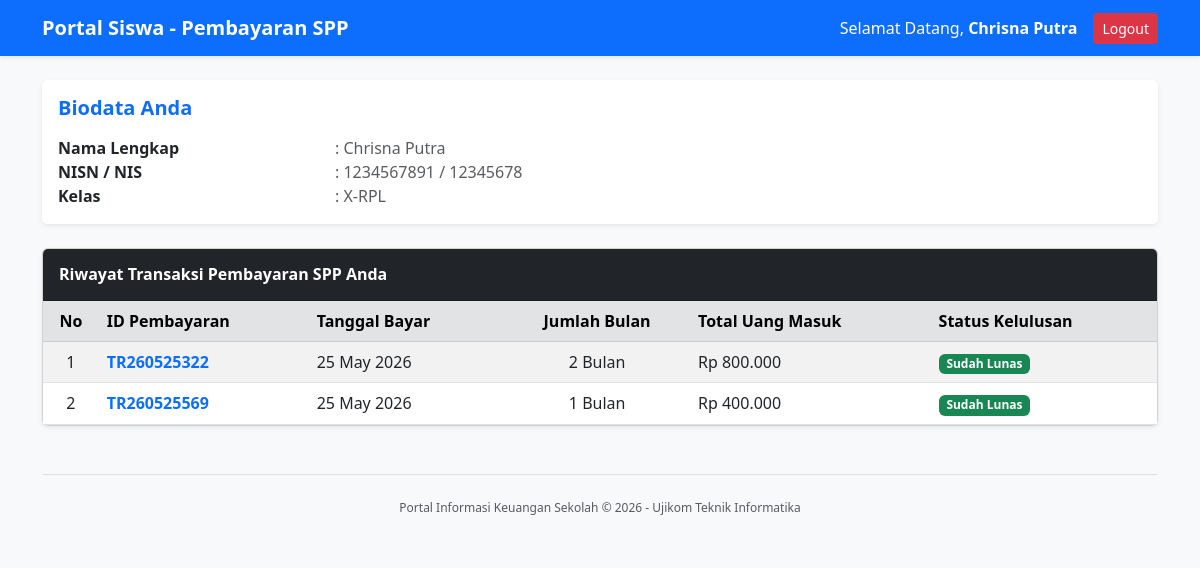
The app's page /siswa/histori_pembayaran.php (signed in) with its own data.
### tables this page shows
CREATE TABLE `tb_siswa` (
  `nisn` varchar(10) NOT NULL,
  `nis` varchar(8) NOT NULL,
  `nama` varchar(50) NOT NULL,
  `id_kelas` varchar(11) NOT NULL,
  `nama_kelas` varchar(10) NOT NULL,
  `alamat` text NOT NULL,
  `no_telp` varchar(13) NOT NULL,
  `id_spp` varchar(40) NOT NULL
);

CREATE TABLE `tb_pembayaran` (
  `id_pembayaran` varchar(11) NOT NULL,
  `status` enum('Belum Lunas','Sudah Lunas') NOT NULL,
  `nisn` varchar(10) NOT NULL,
  `tgl_bayar` date NOT NULL,
  `tgl_terakhir_bayar` date NOT NULL,
  `batas_pembayaran` date NOT NULL,
  `jumlah_bulan` varchar(10) NOT NULL,
  `id_spp` varchar(40) NOT NULL,
  `nominal_bayar` varchar(100) NOT NULL,
  `jumlah_bayar` varchar(40) NOT NULL,
  `kembalian` varchar(100) NOT NULL
);

### siswa/histori_pembayaran.php (the view, shortened to what this page needs)
<?php
include '../config/koneksi.php';
$nama_siswa_login = $_SESSION['nama_petugas'];
$cari_siswa = mysqli_query($koneksi, "SELECT nisn, nis, nama, nama_kelas FROM tb_siswa WHERE nama = '$nama_siswa_login'");
$data_siswa = mysqli_fetch_assoc($cari_siswa);
if ($data_siswa) {
    $nisn_siswa = $data_siswa['nisn'];
    $query_transaksi = mysqli_query($koneksi, "SELECT * FROM tb_pembayaran WHERE nisn = '$nisn_siswa' ORDER BY tgl_bayar DESC");
} else {
    die("Data profil siswa tidak ditemukan di sistem database.");
}
?>
<!DOCTYPE html>
<html lang="id">
<head>
    <link href="https://cdn.jsdelivr.net/npm/bootstrap@5.3.0/dist/css/bootstrap.min.css" rel="stylesheet">
</head>
<body class="bg-light">
<nav class="navbar navbar-expand-lg navbar-dark bg-primary mb-4 shadow-sm">
  <div class="container">
    <a class="navbar-brand fw-bold" href="#">Portal Siswa - Pembayaran SPP</a>
    <div class="d-flex align-items-center text-white">
        <span class="me-3">Selamat Datang, <strong><?= $data_siswa['nama']; ?></strong></span>
        <a href="../auth/logout.php" class="btn btn-danger btn-sm" onclick="return confirm('Yakin ingin keluar dari portal siswa?')">Logout</a>
    </div>
  </div>
</nav>
<div class="container">
    <div class="row mb-4">
        <div class="col-md-12">
            <div class="card shadow-sm border-0">
                <div class="card-body bg-white rounded">
                    <h5 class="card-title text-primary fw-bold mb-3">Biodata Anda</h5>
                    <div class="row">
                        <div class="col-md-3"><strong>Nama Lengkap</strong></div>
                        <div class="col-md-9 text-muted">: <?= $data_siswa['nama']; ?></div>
                        <div class="col-md-3"><strong>NISN / NIS</strong></div>
                        <div class="col-md-9 text-muted">: <?= $data_siswa['nisn']; ?> / <?= $data_siswa['nis']; ?></div>
                        <div class="col-md-3"><strong>Kelas</strong></div>
                        <div class="col-md-9 text-muted">: <?= $data_siswa['nama_kelas']; ?></div>
                    </div>
                </div>
            </div>
        </div>
    </div>
    <div class="row">
        <div class="col-md-12">
            <div class="card shadow-sm">
                <div class="card-header bg-dark text-white py-3">
                    <h6 class="mb-0 fw-bold">Riwayat Transaksi Pembayaran SPP Anda</h6>
                </div>
                <div class="card-body p-0">
                    <div class="table-responsive">
                        <table class="table table-striped table-hover mb-0 align-middle">
                            <thead class="table-secondary">
                                <tr>
                                    <th width="5%" class="text-center">No</th>
                                    <th>ID Pembayaran</th>
                                    <th>Tanggal Bayar</th>
                                    <th class="text-center">Jumlah Bulan</th>
                                    <th>Total Uang Masuk</th>
                                    <th>Status Kelulusan</th>
                                </tr>
                            </thead>
                            <tbody>
                                <?php
                                $no = 1;
                                if (mysqli_num_rows($query_transaksi) == 0) :
                                ?>
                                    <tr>
                                        <td colspan="6" class="text-center text-muted py-4">Anda belum memiliki riwayat transaksi pembayaran SPP.</td>
                                    </tr>
                                <?php else : ?>
                                    <?php while ($transaksi = mysqli_fetch_assoc($query_transaksi)) : ?>
                                    <tr>
                                        <td class="text-center"><?= $no++; ?></td>
                                        <td><span class="fw-bold text-primary"><?= $transaksi['id_pembayaran']; ?></span></td>
                                        <td><?= date("d F Y", strtotime($transaksi['tgl_bayar'])); ?></td>
                                        <td class="text-center"><?= $transaksi['jumlah_bulan']; ?> Bulan</td>
                                        <td>Rp <?= number_format($transaksi['nominal_bayar'], 0, ',', '.'); ?></td>
                                        <td><span class="badge bg-success"><?= $transaksi['status']; ?></span></td>
                                    </tr>
                                    <?php endwhile; ?>
                                <?php endif; ?>
                            </tbody>
                        </table>
                    </div>
                </div>
            </div>
        </div>
    </div>
    <footer class="text-center text-muted py-4 mt-5 border-top" style="font-size: 12px;">
        Portal Informasi Keuangan Sekolah &copy; 2026 - Ujikom Teknik Informatika
    </footer>
</div>
</body>
</html>

### records on screen
tb_siswa: nama "Chrisna Putra", nisn "1234567891", nis "12345678", nama_kelas "X-RPL"
tb_pembayaran: id_pembayaran "TR260525322", tgl_bayar "25 May 2026", jumlah_bulan "2", nominal_bayar "800.000", status "Sudah Lunas"
tb_pembayaran: id_pembayaran "TR260525569", tgl_bayar "25 May 2026", jumlah_bulan "1", nominal_bayar "400.000", status "Sudah Lunas"
